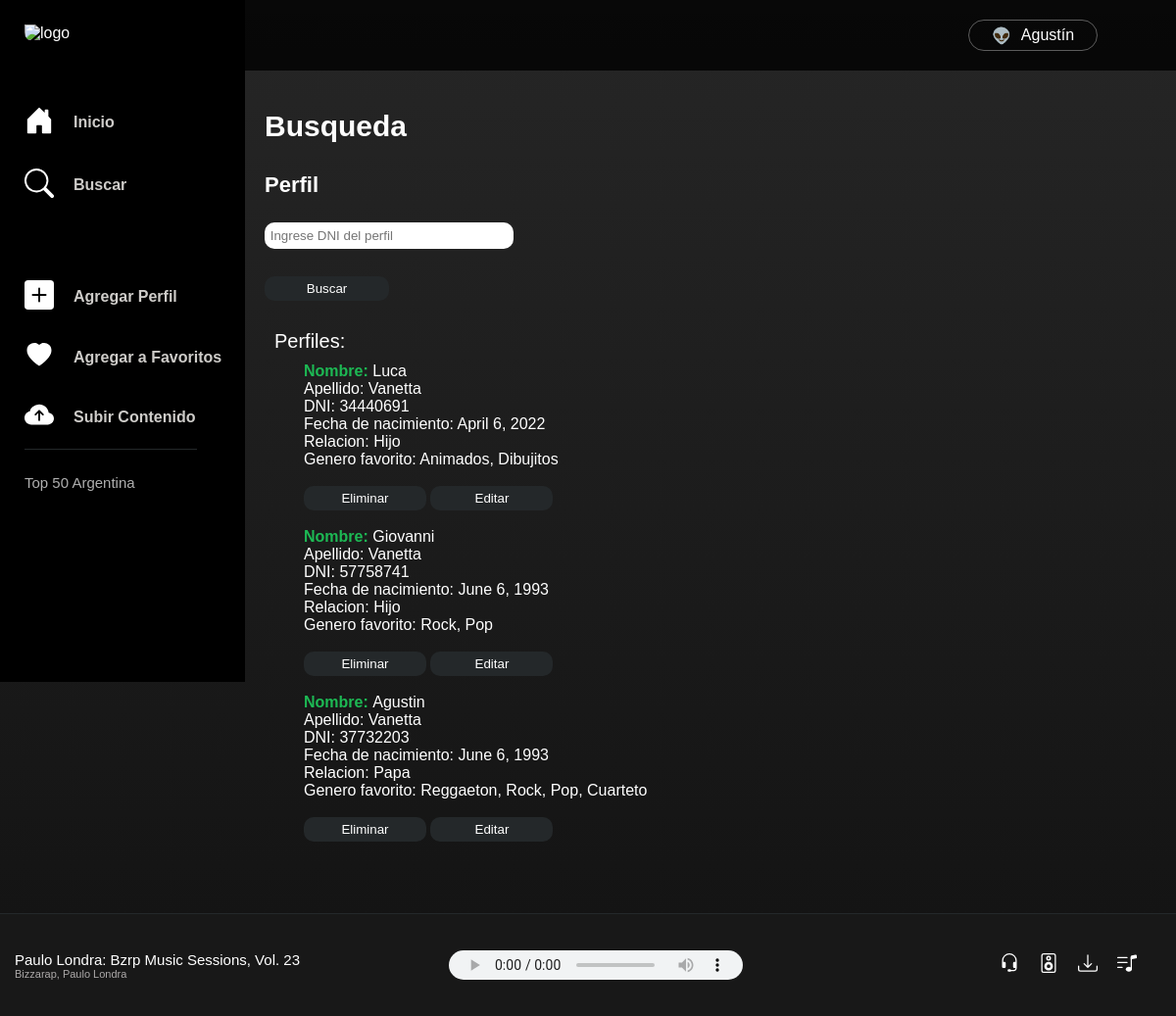
/AppSpotify/buscarTodos/, run on the app's committed database.
### AppSpotify/models.py (models this page shows, shortened)
class Perfil(models.Model):
    nombre = models.CharField(max_length=40)
    apellido = models.CharField(max_length=40)
    dni= models.IntegerField()
    fechaDeNacimiento = models.DateField()
    relacion = models.CharField(max_length=40)
    generosFavoritos = models.CharField(max_length=100)

### AppSpotify/views.py (the view)
# urls.py: path('buscarTodos/', views.buscarTodos),
def buscarTodos(request):
    perfiles = Perfil.objects.all()
    contexto={"perfiles":perfiles}
    return render(request,"AppSpotify/traerPerfiles.html", contexto)

### AppSpotify/templates/AppSpotify/traerPerfiles.html
{% extends "AppSpotify/padre.html" %}
{% load static %}
{% block contenidoDinamico %}
<div class="body__container">
    <div class="body__user">
        <div class="body__user__container">
            <span>👽</span><div>Agustín</div>
        </div>
    </div>
    <div class="title">Busqueda</div>
    <div class="perfil__container__lista" >
        <div class="formulario__text">Perfil</div>
        <div class="form">
            <form class="form__perfil" action="/AppSpotify/buscar/" method="GET">
                <input id="input" type="text" name="dni" id="dni" placeholder=" Ingrese DNI del perfil">
                <br>
                <input class="button__enviar2" type="submit" value="Buscar">
            </form>
        </div>
        {% if perfiles %}
        <div>
            <div style="font-size: 20px;">Perfiles:</div>
            <ul style="list-style: none;">
            {% for perfil in perfiles %}
                <li><span style="color: #1DB954; font-weight: 600;">Nombre: </span>{{perfil.nombre}}</li>
                <li>Apellido: {{perfil.apellido}}</li>
                <li>DNI: {{perfil.dni}}</li>
                <li>Fecha de nacimiento: {{perfil.fechaDeNacimiento}}</li>
                <li>Relacion: {{perfil.relacion}}</li>
                <li>Genero favorito: {{perfil.generosFavoritos}}</li>
                <br>
                <button class="button__listar">
                    <a style="text-decoration: none;" href="{% url 'EliminarPerfil' perfil.dni %}"> Eliminar </a>
                </button>
                <button class="button__listar">
                    <a style="text-decoration: none;" href="{% url 'EditarPerfil' perfil.dni %}"> Editar </a>
                </button>
                <br>
                <br>
            {% endfor %}
            </ul>
        </div>
        {% else %}
        <div>No hay perfiles cargados en sistema.</div>
        {% endif %}
    </div>
</div>
{% endblock %}

### AppSpotify/static/AppSpotify/css/styles.css (style rules this page uses)
* { margin: 0; color: white; font-family: Google Sans,arial,sans-serif-medium,sans-serif; }
body { height: 100vh; background-image: linear-gradient(rgba(0,0,0,.85) 0,#121212 100%); margin-bottom: 25vh; }
.body__container { float: right; display: flex; flex-direction: column; width: calc(100% - 250px); font-family: 'Lato', sans-serif; padding-bottom: 150px; }
.body__user { display: flex; background-color: rgba(0, 0, 0, 0.801); justify-content: flex-end; padding: 20px 80px 20px 0px; }
.body__user__container { display: flex; justify-content: center; align-items: center; border: 1px solid rgba(255, 255, 255, 0.34); border-radius: 20px; width: 130px; height: 30px; }
.body__user__container span { padding-right: 10px; }
.title { padding-left: 20px; font-weight: 700; font-size: 30px; padding-top: 40px; padding-bottom: 20px; }
.formulario__text { font-size: 22px; font-weight: 700; display: flex; justify-content: center; align-items: center; }
.perfil__container__lista { display: flex; flex-direction: column; align-items: flex-start; padding-left: 10px; }
.perfil__container__lista div { padding: 10px; }
.form__perfil { display: flex; flex-direction: column; }
.button__enviar2 { width: 50%; align-items: center; margin-top: 5px; background-color: #24282a; border: 0; border-radius: 10px; padding: 5px 15px; }
.button__listar { width: 125px; align-items: center; margin-top: 0px; background-color: #24282a; border: 0; border-radius: 10px; padding: 5px 15px; }
#input { color: black; height: 25px; width: 250px; margin: 5px 0; border-radius: 10px; border: 0; }

### data on the page
Perfil: nombre "Luca", apellido "Vanetta", dni "34440691", fechaDeNacimiento "April 6, 2022", relacion "Hijo", generosFavoritos "Animados, Dibujitos"
Perfil: nombre "Giovanni", apellido "Vanetta", dni "57758741", fechaDeNacimiento "June 6, 1993", relacion "Hijo", generosFavoritos "Rock, Pop"
Perfil: nombre "Agustin", apellido "Vanetta", dni "37732203", fechaDeNacimiento "June 6, 1993", relacion "Papa", generosFavoritos "Reggaeton, Rock, Pop, Cuarteto"
